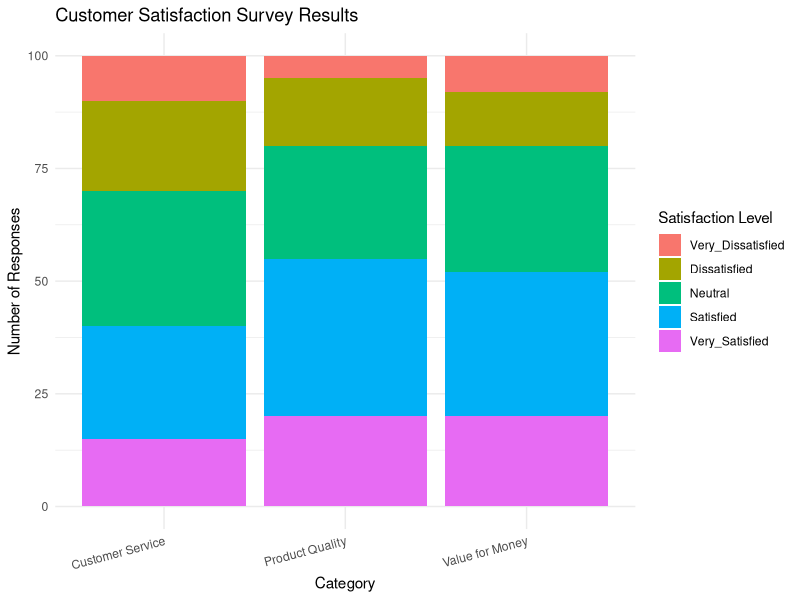

This figure's R source:

library(ggplot2)

satisfaction_data <- data.frame(
  Category = c("Product Quality", "Customer Service", "Value for Money"),
  Very_Dissatisfied = c(5, 10, 8),
  Dissatisfied = c(15, 20, 12),
  Neutral = c(25, 30, 28),
  Satisfied = c(35, 25, 32),
  Very_Satisfied = c(20, 15, 20)
)

satisfaction_long <- reshape2::melt(satisfaction_data, id.vars = "Category",
                                    variable.name = "Rating",
                                    value.name = "Count")

ggplot(satisfaction_long, aes(x = Category, y = Count, fill = Rating)) +
  geom_bar(stat = "identity") +
  labs(title = "Customer Satisfaction Survey Results",
       x = "Category",
       y = "Number of Responses",
       fill = "Satisfaction Level") +
  theme_minimal() +
  theme(axis.text.x = element_text(angle = 15, hjust = 1))
